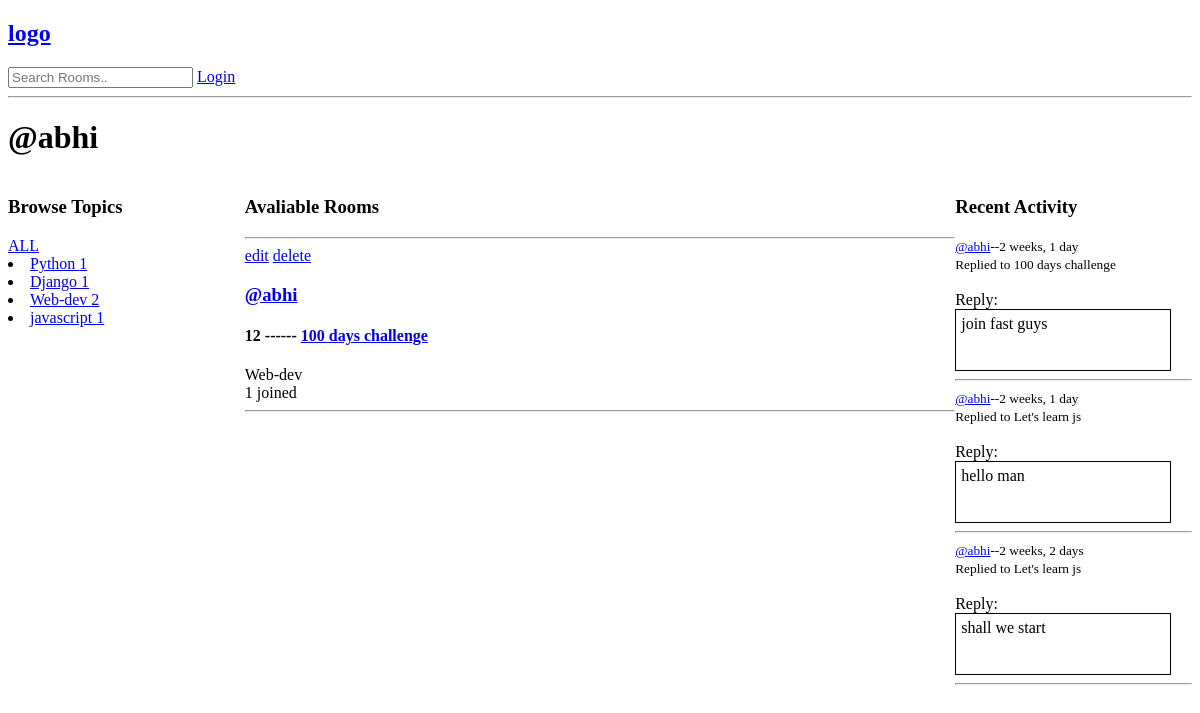
Screenshot of /user-profile/2 with the database file from the repository.
### demo_app/models.py (models this page shows, shortened)
class Topic(models.Model):
    name = models.CharField(max_length=200)

class Room(models.Model):
    host = models.ForeignKey(User, on_delete=models.SET_NULL, null=True)
    topic = models.ForeignKey(Topic, on_delete=models.SET_NULL, null=True)
    name = models.CharField(max_length=200)
    desc = models.TextField(null=True, blank=True)
    participants = models.ManyToManyField(User, related_name='participant')
    updated = models.DateTimeField(auto_now = True)
    created = models.DateTimeField(auto_now_add = True)
    class Meta:
        ordering = ['-updated','-created']
    def __str__(self):
        return self.name

class Message(models.Model):
    user = models.ForeignKey(User, on_delete=models.CASCADE)
    room = models.ForeignKey(Room, on_delete=models.CASCADE)
    body = models.TextField()
    updated = models.DateTimeField(auto_now = True)
    created = models.DateTimeField(auto_now_add = True)
    class Meta:
        ordering = ['-updated','-created']
    def __str__(self):
        return self.body[0:50
        ]

### demo_app/views.py (the view)
# urls.py: path('user-profile/<str:pk>',views.userprofile,name="user-profile"),
def userprofile(request,pk):
    q = request.GET.get('q') if request.GET.get('q')!= None else ''
    user = User.objects.get(id=pk)
    rooms = user.room_set.all()
    topics = Topic.objects.all()
    room_messages =user.message_set.filter(room__topic__name__icontains=q)
    return render(request,'demo_app/profile.html',{'user':user,'rooms':rooms,'topics':topics,'room_messages':room_messages})

### demo_app/templates/demo_app/profile.html (shortened to what this page needs)
{%extends 'demo_app/main.html' %}
{% block content %}
<h1>@{{user.username}}</h1>
<div class="profile-container">
<div>
{%include 'demo_app/topics_component.html'%}
</div>
<div>
{%include 'demo_app/feed_component.html'%}
</div>
<div>
    {%include 'demo_app/activity_component.html'%}
</div>
</div>
{%endblock%}

### demo_app/templates/demo_app/topics_component.html
<h3>Browse Topics</h3>
            <div><a href="{% url 'home' %}">ALL</a></div>
            {% for topic in topics %}
            <li><a href="{% url 'home' %}?q={{topic.name}}">{{topic.name}} <span>{{topic.room_set.all.count}}</span></a></li>
            {% endfor %}

### demo_app/templates/demo_app/feed_component.html
    <h3>Avaliable Rooms</h3>
    <hr>
    {%for room in rooms%}
    <a href="/update-room/{{room.id}}">edit</a>
    <a href="/delete-room/{{room.id}}">delete</a>
    <h3><a href="user-profile/{{room.host.id}}">@{{room.host.username}}</a></h3>
    <h4>{{room.id}} ------ <a href="/rooms/{{room.id}}">{{room.name}}</a></h4>
    <span>{{room.topic.name}}</span><br>
    <span>{{room.participants.all.count}} joined</span>
    <hr>
    {%endfor%}

### demo_app/templates/demo_app/activity_component.html (shortened to what this page needs)
<h3>Recent Activity</h3>
            {% for message in room_messages %}
            <small><a href="/user-profile/{{message.user.id}}">@{{message.user}}</a>--{{message.created|timesince}}</small><br>
            <small>Replied to {{message.room}}</small><br><br>
            <label >Reply: </label>
            <div class="res-msg-box">{{message}}</div>
            <hr>
            {% endfor %}

### demo_app/templates/demo_app/main.html (style rules this page uses)
.res-msg-box { border: 1.5px solid black; padding: 5px 5px; width: 17vw; height: 50px; }

### demo_app/templates/demo_app/profile.html (style rules this page uses)
.profile-container { display: grid; grid-template-columns: 1fr 3fr 1fr; }

### rows the page displays
Topic: name "Python", room_set.all.count "1"
Topic: name "Django", room_set.all.count "1"
Topic: name "Web-dev", room_set.all.count "2"
Topic: name "javascript", room_set.all.count "1"
Room: host.username "abhi", id "12", name "100 days challenge", topic.name "Web-dev", participants.all.count "1"
Message: user "abhi", created "2 weeks, 1 day", room "100 days challenge", body "join fast guys"
Message: user "abhi", created "2 weeks, 1 day", room "Let's learn js", body "hello man"
Message: user "abhi", created "2 weeks, 2 days", room "Let's learn js", body "shall we start"

### other values shown
{{ user.username }} "abhi"
